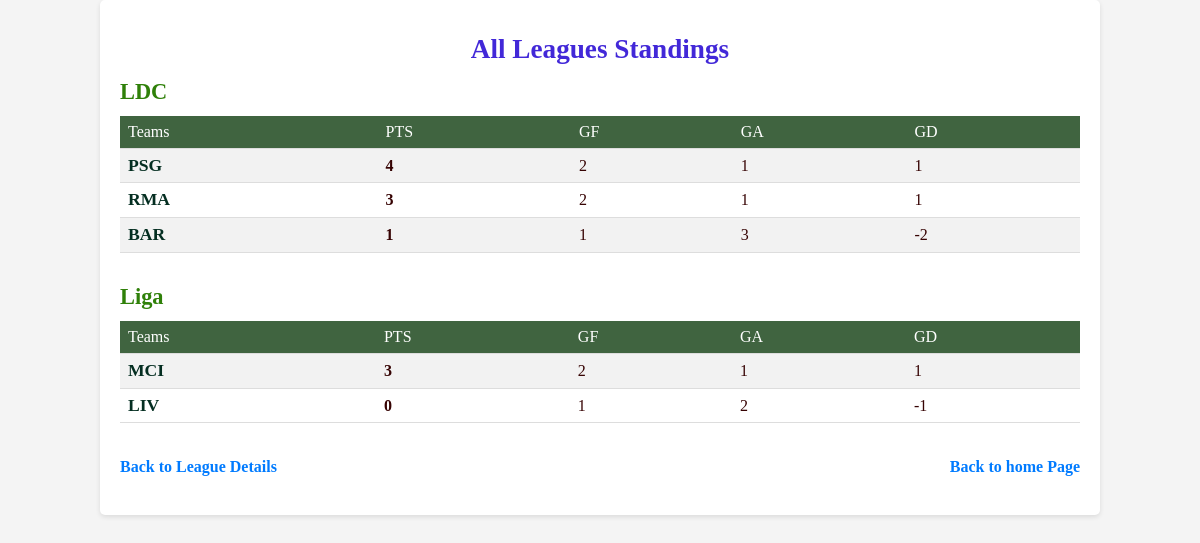
The page /all/leagues/standings/ on the database its author committed.
### matches/models.py (models this page shows, shortened)
class League(models.Model):
    name = models.CharField(max_length=50, unique=True)
    number_of_teams = models.IntegerField()
    start_date = models.DateField()
    end_date = models.DateField()

class Team(models.Model):
    league = models.ForeignKey(League, related_name='teams', on_delete=models.CASCADE)
    name = models.CharField(max_length=100, unique=True)
    games_played = models.IntegerField(default=0)
    wins = models.IntegerField(default=0)
    losses = models.IntegerField(default=0)
    draws = models.IntegerField(default=0)
    points = models.IntegerField(default=0)
    goals_for = models.IntegerField(default=0, validators=[MinValueValidator(0)])
    goals_against = models.IntegerField(default=0, validators=[MinValueValidator(0)])
    goal_difference = models.IntegerField(default=0)
    class Meta:
        unique_together = ('name', 'league')

### matches/views.py (the view)
# urls.py: path('all/leagues/standings/', AllLeagueStandingsView.as_view(), name='allLeagueStandings'),
class AllLeagueStandingsView(ListView):
    model = League
    template_name = 'matches/allLeagueStandings.html'
    context_object_name = 'leagues'
    def get_queryset(self):
        leagues = League.objects.annotate(
            teams_count=Count('teams')
        ).prefetch_related('teams')
        for league in leagues:
            league.sorted_teams = league.teams.annotate(
                total_points=Sum('points'),
                total_goals_for=Sum('goals_for'),
                total_goals_against=Sum('goals_against'),
                goal_differences=F('total_goals_for') - F('total_goals_against')
            ).order_by('-total_points', '-goal_difference', 'name')
        return leagues

### matches/templates/matches/allLeagueStandings.html (shortened to what this page needs)
{% load static %}
<!DOCTYPE html>
<html lang="en">
  <head>
    <link rel="stylesheet" href="{% static 'matches/css/styles.css' %}" />
  </head>
  <body>
    <div class="container allLeague">
      <h1>All Leagues Standings</h1>
      {% for league in leagues %}
      <h2>{{ league.name }}</h2>
      <table>
        <tr>
          <th>Teams</th>
          <th>PTS</th>
          <th>GF</th>
          <th>GA</th>
          <th>GD</th>
        </tr>
        {% for team in league.sorted_teams %}
        <tr>
          <td><span>{{ team.name }}</span></td>
          <td><b>{{ team.total_points }}</b></td>
          <td>{{ team.total_goals_for }}</td>
          <td>{{ team.total_goals_against }}</td>
          <td>{{ team.goal_differences }}</td>
        </tr>
        {% endfor %}
      </table>
      {% empty %}
      <p>No leagues available.</p>
      {% endfor %}
      <div class="backdir">
        <a href="{% url 'allLeague' %}">Back to League Details</a>
        <a href="{% url 'index' %}">Back to home Page</a>
      </div>
    </div>
  </body>
</html>

### matches/static/matches/css/styles.css (style rules this page uses)
body { color: #360303; background-color: #f4f4f4; }
h1 { font-size: 1.5rem; }
h2 { font-size: 1.4rem; padding-bottom: .75rem; color: #1b0202; font-weight: bold; }
a { text-decoration: none; font-size: 1.rem; color: green; font-weight: bold; }
.container { background-color: #fff; box-shadow: 0 2px 5px rgba(0, 0, 0, 0.1); border-radius: 8px; padding: 20px; width: 90%; margin: auto; }
.allLeague h1 { text-align: center; color: #4228d8; font-size: 1.7rem; font-weight: bold; margin-top: 1rem; }
.allLeague h2 { color: #2f8009; padding-top: 1.1rem; }
.allLeague .backdir a { color: #007bff; text-decoration: none; background-color: transparent; margin-bottom: 20px; display: inline-block; margin-top: 20px; }
.allLeague table { width: 100%; border-collapse: collapse; margin-top: 0.041rem; border-radius: 4px; margin-bottom: 1rem; }
.allLeague table th, .allLeague table td { text-align: left; padding: 8px; border-bottom: 1px solid #ddd; }
.allLeague table th { background-color: #406440; color: white; }
.allLeague table tr span { color: rgb(4, 46, 33); font-size: 1.1rem; font-weight: bold; }
.allLeague table tr:nth-child(even) { background-color: #f2f2f2; }
.allLeague table tr:nth-child(odd) { background-color: #ffffff; }
.allLeague table td b { font-weight: bold; }
.allLeague .backdir { display: flex; justify-content: space-between; align-items: center; margin-top: 1rem; }
.container { background-color: #fff; box-shadow: 0 2px 5px rgba(0, 0, 0, 0.1); border-radius: 5px; padding: 20px; margin: auto; width: 90%; max-width: 1000px; }

### rows shown on the page
League: name "LDC"
Team: name "PSG", total_points "4", total_goals_for "2", total_goals_against "1", goal_differences "1"
Team: name "RMA", total_points "3", total_goals_for "2", total_goals_against "1", goal_differences "1"
Team: name "BAR", total_points "1", total_goals_for "1", total_goals_against "3", goal_differences "-2"
League: name "Liga"
Team: name "MCI", total_points "3", total_goals_for "2", total_goals_against "1", goal_differences "1"
Team: name "LIV", total_points "0", total_goals_for "1", total_goals_against "2", goal_differences "-1"
